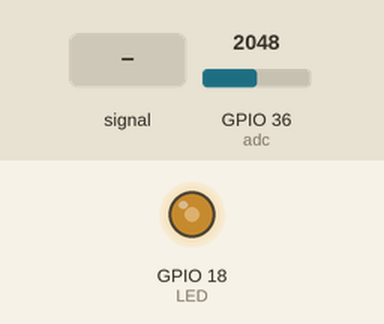
A program run on a simulated ESP32 board running MicroPython. Parts: output pins drawn as LEDs (lit = HIGH). The test bench sets the inputs (shaded band); at power-on: GPIO 36 (adc) = 2048 (analog values on the 0–4095 scale). The interpreter's speed is modelled, so counts of loop turns are approximate.

Above: at 1.2 s.
1.3 s: GPIO 36 (adc) fed a 200 Hz sine of ±327 counts around its level
Timing chart, 0 to 2.0 s (numbered marks = the images above; inputs shaded):
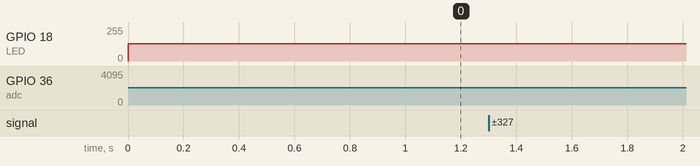

The program:

Lumtoled.py
```python
from machine import Pin
import machine
adc = machine.ADC(Pin(36)) #there are two sensors on the board:pin36 and pin39
LED = machine.PWM(machine.Pin(18), freq=50)
# using ADC (analog digital converter)

# led's intensity is controlled by the potentiometer's value

while True:
	# dividing by 16 since .read() gives a 12bit value
	# but .intensity() needs a 8bit value
	# ensuring pot_value is an integer
	pot_value = int(adc.read()/4)
	pot_value=1024-pot_value
	LED.duty(pot_value)
```
